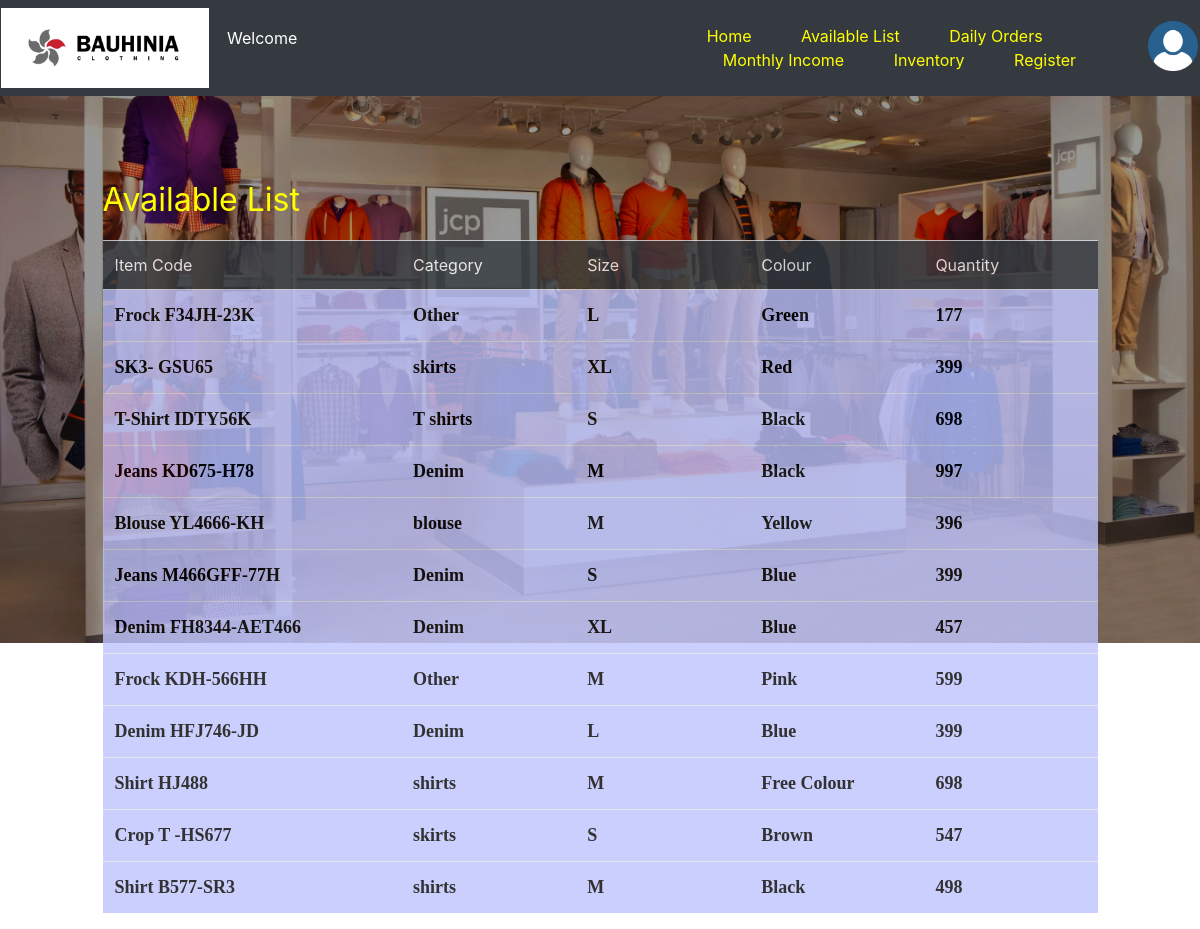
/Views/availableList.php (signed in), run on the app's committed database.
### tables this page shows
CREATE TABLE `tblitems` (
  `id` int(4) NOT NULL,
  `itemCode` varchar(20) NOT NULL,
  `category` varchar(20) NOT NULL,
  `size` varchar(4) NOT NULL,
  `color` varchar(15) NOT NULL,
  `qty` int(4) NOT NULL,
  `price` decimal(5,0) NOT NULL,
  `image` varchar(255) NOT NULL
);

### Views/availableList.php (the view, shortened to what this page needs)
<!DOCTYPE html>
<html lang="en">
<head>
    <link rel="stylesheet" type="text/css" href="css/bootstrap.css"/>
    <link rel="stylesheet" type="text/css" href="styles_for_BAUHINIA.css"/>
</head>
<body class="bg">
    <div class="menu">
        <?php include 'menu.php';?>
    </div>
    <?php
                    require_once('connection.php');
                    $insert_query = 'SELECT * FROM tblitems WHERE qty>0';
                    $execute_query = mysqli_query($connection,$insert_query);
                    $table = "";
                    if($execute_query)
                    {
                        $rowCount = mysqli_num_rows($execute_query);
                        for($i=0; $i<$rowCount; $i++)
                        {
                            $records = mysqli_fetch_assoc($execute_query);
                            $table.= '<tr class="table11" style="background-color:#bfc4fe; transition:font-size 2s;" height=40>';
                            $table.= '<td style="white-space: nowrap; overflow:hidden; text-overflow: ellipsis; "><font face=calibri color=black size=4><b>'.$records['itemCode'].'</b></font></td>';
                            $table.= '<td style="white-space: nowrap; overflow:hidden; text-overflow: ellipsis; "><font face=calibri color=black size=4><b>'.$records['category'].'</b></font></td>';
                            $table.= '<td style="white-space: nowrap; overflow:hidden; text-overflow: ellipsis; "><font face=calibri color=black size=4><b>'.$records['size'].'</b></font></td>';
                            $table.= '<td style="white-space: nowrap; overflow:hidden; text-overflow: ellipsis; "><font face=calibri color=black size=4><b>'.$records['color'].'</b></font></td>';
                            $table.= '<td style="white-space: nowrap; overflow:hidden; text-overflow: ellipsis; "><font face=calibri color=black size=4><b>'.$records['qty'].'</b></font></td>';
                            $table.= '</tr>';
                        }
                    }
            ?>
        <div style="height:80px;"></div>
        <div class="row justify-content-center clear-left">
            <div class="table-responsive col-10">
            <p><font color=yellow size=6>Available List</font></p>
                <table action="addnewbookBack.php" class="table table-striped" style="opacity:0.8; background:transarent;">
                        <tr class="bg-dark" height=30>
                            <td class="color" style="width:30%"><font size=3 color="white">Item Code</font></td>
                            <td class="color" style="width:17.5%"><font size=3 color="white">Category</font></td>
                            <td class="color" style="width:17.5%"><font size=3 color="white">Size</font></td>
                            <td class="color" style="width:17.5%"><font size=3 color="white">Colour</font></td>
                            <td class="color" style="width:17.5%"><font size=3 color="white">Quantity</font></td>
                        </tr>
                            <?php
                                echo $table;
                            ?>
                </table>
            </div>
        </div>
</body>
</html>

### Views/menu.php
<?php
echo '<nav class="navbar navbar-expand-md fixed bg-dark navbar-dark col-12">
        <div class="row col-12">
            <div class="row" style="width:60%;">
                <div>
                    <img src="../assets/logo.png" height="80px";>
                </div>
                <div style="padding:18px;">
                    <font color=white>Welcome</font><br><font color=white size=2px><?php echo $email; ?></font>
                </div>
            </div>
            <div class="collapsein navbar-collapse js-navbar-collapse justify-content" id="menunv" style=" width:38%;">
                <ul class="nav navbar-nav justify-content-center">
                    <li>
                        <a  href="homeAdmin.php" style="color:yellow; text-decoration:none;" aria-controls="collapseExample" aria-expanded="false" aria-label="Toggle navigation">Home</a>
                    </li> &nbsp;&nbsp;&nbsp;&nbsp;&nbsp;&nbsp;&nbsp;&nbsp;&nbsp;&nbsp;&nbsp;
                    <li>
                        <a href="availableList.php" style="color:yellow; text-decoration:none;" aria-controls="collapseExample2" aria-expanded="false" aria-label="Toggle navigation">Available List</a>
                    </li> &nbsp;&nbsp;&nbsp;&nbsp;&nbsp;&nbsp;&nbsp;&nbsp;&nbsp;&nbsp;&nbsp;
                    <li>
                        <a  href="dailyOrders.php" style="color:yellow; text-decoration:none;" aria-controls="collapseExample3" aria-expanded="false" aria-label="Toggle navigation">Daily Orders</a>
                    </li> &nbsp;&nbsp;&nbsp;&nbsp;&nbsp;&nbsp;&nbsp;&nbsp;&nbsp;&nbsp;&nbsp;
                    <li>
                        <a  href="monthlyIncome.php" style="color:yellow; text-decoration:none;" aria-controls="collapseExample3" aria-expanded="false" aria-label="Toggle navigation">Monthly Income</a>
                    </li> &nbsp;&nbsp;&nbsp;&nbsp;&nbsp;&nbsp;&nbsp;&nbsp;&nbsp;&nbsp;&nbsp;
                    <li>
                        <a  href="inventory.php" style="color:yellow; text-decoration:none;" aria-controls="collapseExample3" aria-expanded="false" aria-label="Toggle navigation">Inventory</a>
                    </li> &nbsp;&nbsp;&nbsp;&nbsp;&nbsp;&nbsp;&nbsp;&nbsp;&nbsp;&nbsp;&nbsp;
                    <li>
                        <a  href="registerAdmin.php" style="color:yellow; text-decoration:none;" aria-controls="collapseExample3" aria-expanded="false" aria-label="Toggle navigation">Register</a>
                    </li>
                </ul>
            </div>
            <div style="width:2%; padding:12px;">
                <button type="submit" name="profile" class="button" style="outline-color:blue;"> <img src="../assets/profile-icon.png" height="50px"; data-toggle="modal" data-target="#userDetailsModal"></button>
            </div>
        </div>
    </nav>';
?>

### Views/styles_for_BAUHINIA.css (style rules this page uses)
.clear-left { clear:left; }
.color { color:black; }
.button { border-style:none none none none; background-color:transparent; }

### Views/availableList.php (style rules this page uses)
.bg { background-image: url(../assets/fashion-store.jpg); height: 100%; background-position: relative; background-repeat: no-repeat; background-size: 100%; }
tr { background-color: rgba(150,212,212,0.4); }

### data on the page
tblitems: itemCode "Frock F34JH-23K", category "Other", size "L", color "Green", qty "177"
tblitems: itemCode "SK3- GSU65", category "skirts", size "XL", color "Red", qty "399"
tblitems: itemCode "T-Shirt IDTY56K", category "T shirts", size "S", color "Black", qty "698"
tblitems: itemCode "Jeans KD675-H78", category "Denim", size "M", color "Black", qty "997"
tblitems: itemCode "Blouse YL4666-KH", category "blouse", size "M", color "Yellow", qty "396"
tblitems: itemCode "Jeans M466GFF-77H", category "Denim", size "S", color "Blue", qty "399"
tblitems: itemCode "Denim FH8344-AET466", category "Denim", size "XL", color "Blue", qty "457"
tblitems: itemCode "Frock KDH-566HH", category "Other", size "M", color "Pink", qty "599"
tblitems: itemCode "Denim HFJ746-JD", category "Denim", size "L", color "Blue", qty "399"
tblitems: itemCode "Shirt HJ488", category "shirts", size "M", color "Free Colour", qty "698"
tblitems: itemCode "Crop T -HS677", category "skirts", size "S", color "Brown", qty "547"
tblitems: itemCode "Shirt B577-SR3", category "shirts", size "M", color "Black", qty "498"
